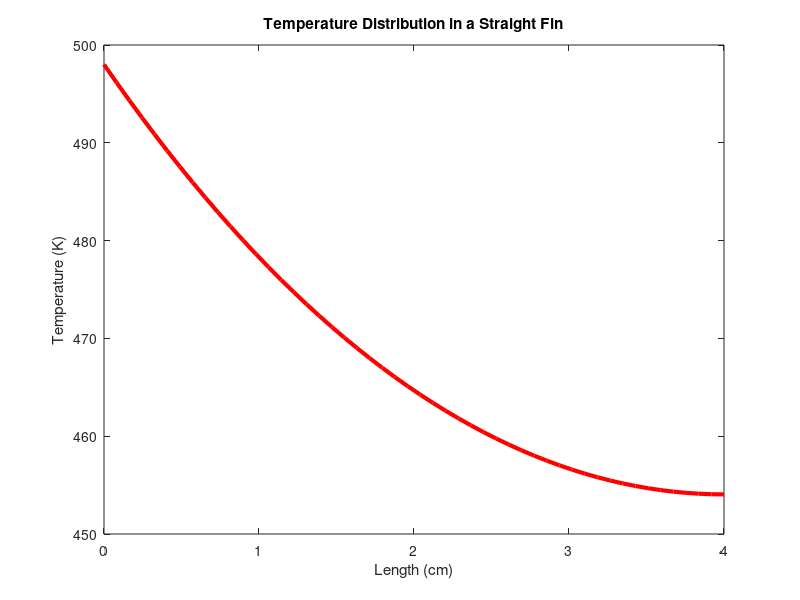

MATLAB code for this plot:
% Temperature Distribution in a Straight Fin using FDM
% Author: Ansh Saxena, Indian Institute of Technology, Patna

n = 50; % Number of Grid Points

% Parameters
L = 4e-2; % Length of the fin (m)
P = 40.4e-2; % Perimeter of the fin (m)
Ac = 4e-4; % Cross section area of the fin (m2)
Tb = (225 + 273); % Base temperature (K)
Ta = (25 + 273); % Ambient temperature (K)
k = 45; % Conductivity of fin material (W/m-K)
h = 15; % Heat transfer coefficient (W/m2-K)

del_x = L/(n-1);
x = linspace(0, L*100, n);
A = (h*P*(del_x)^2)/(k*Ac);

% Initializing Coefficient Matrix
Mat_A = zeros(n-1);

% Creating RHS Matrix
Mat_B = (-A*Ta)*ones(1, n-1);
Mat_B(1, 1) = (-A*Ta-Tb);

% Formulating equation matrix
Mat_A(1, 1) = -(2+A);
Mat_A(2, 1) = 1;
Mat_A(n-1, n-1) = -(2+A);
Mat_A(n-2, n-1) = 2;
for j=1:1:n-1
    for i=1:1:n-1
        if i == j && i <= n-2 && i >= 2
            Mat_A(i, j) = -(2+A);
            Mat_A(i+1, j) = 1;
            Mat_A(i-1, j) = 1;
        end
    end
end

% Solving the Equations
Mat_Temp = linsolve(Mat_A', Mat_B');

% Temperature Values
T = zeros(1, n);
T(1, 1) = Tb;

for i=2:1:n
    T(1, i) = Mat_Temp(i-1, 1);
end

% Plotting the Temperature Distribution
figure(1)
plot(x, T, 'r-', 'LineWidth', 3, 'MarkerSize', 2);
xlabel('Length (cm)');
ylabel('Temperature (K)');
title('Temperature Distribution in a Straight Fin');